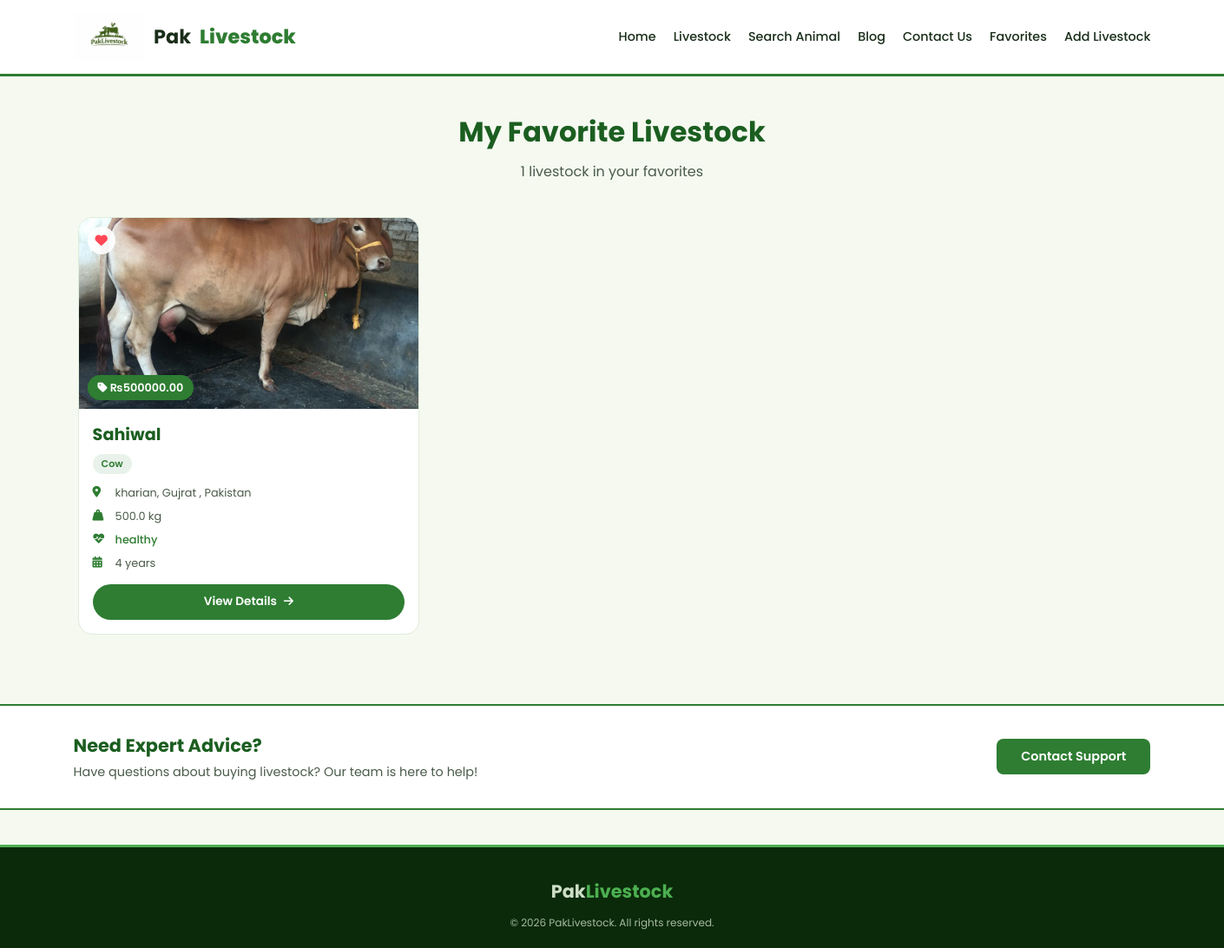
Page /myfavorites/ (signed in) on the earlier database version.
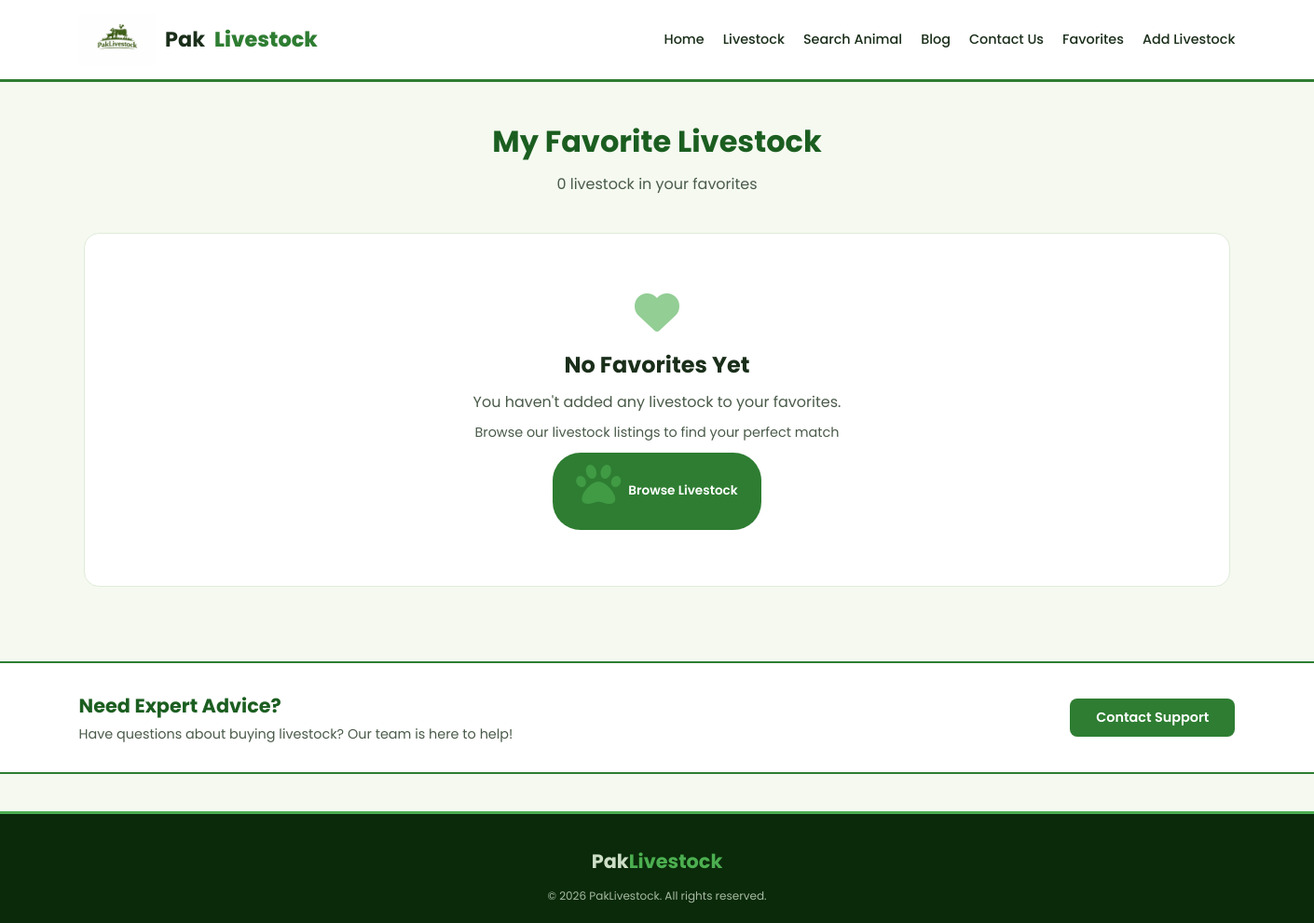
Same page on the later database version.
### home/models.py (models this page shows, shortened)
class Favorite(models.Model):
    user = models.ForeignKey(settings.AUTH_USER_MODEL, on_delete=models.CASCADE)
    livestock = models.ForeignKey(Livestock, on_delete=models.CASCADE)
    created_at = models.DateTimeField(auto_now_add=True)
    class Meta:
        unique_together = ('user', 'livestock')

class Livestock(models.Model):
    SPECIES_CHOICES = [
        ('buffalo', 'Buffalo'),
        ('cow', 'Cow'),
        ('goat', 'Goat'),
        ('sheep', 'Sheep'),
        ('ox', 'Ox'),
        ('chicken', 'Chicken'),
        ('home pets', 'Home Pets'),
        ('parrot', 'Parrot'),
        ('dog', 'Dog'),
        ('cat', 'Cat'),
        ('pigeon', 'Pigeon'),
        ('rabbit', 'Rabbit'),
        ('horse', 'Horse'),
    ]
    HEALTH_STATUS_CHOICES = [
        ('Healthy', 'Healthy'),
        ('Good', 'Good'),
        ('Critical', 'Critical'),
    ]
    AVAILABILITY_STATUS_CHOICES = [
        ('available', 'Available'),
        ('sold', 'Sold'),
    ]
    user = models.ForeignKey(settings.AUTH_USER_MODEL, on_delete=models.CASCADE, related_name='livestock')
    species = models.CharField(max_length=20, choices=SPECIES_CHOICES)
    breed = models.CharField(max_length=30)
    image = models.ImageField(upload_to='livestock_images/')
    age = models.PositiveIntegerField(
        blank=True,
        null=True,
        validators=[MinValueValidator(1, message='Value should be positive.')]
    )
    weight = models.FloatField(
        blank=True,
        null=True,
        validators=[MinValueValidator(0.01, message='Value should be positive.')]
    )
    health = models.CharField(max_length=20, choices=HEALTH_STATUS_CHOICES, blank=True, null=True)
    location = models.CharField(max_length=50)
    description = models.TextField(blank=True, null=True)
    price = models.DecimalField(
        max_digits=10,
        decimal_places=2,
        blank=True,
        null=True,
        validators=[MinValueValidator(0.01, message='Price should be positive.')]
    )
    phone = models.CharField(max_length=14, blank=True, null=True)
    owner_name = models.CharField(max_length=50, blank=True, null=True)
    availability_status = models.CharField(max_length=20, default='available')
    created_at = models.DateTimeField(auto_now_add=True)
    updated_at = models.DateTimeField(auto_now=True)
    def get_formatted_age(self):
        if self.age is None:
            return "Age not provided"
        total_months = int(self.age)
        years = total_months // 12
        months = total_months % 12
        if years > 0 and months > 0:
            return f"{years} year{'s' if years != 1 else ''} {months} month{'s' if months != 1 else ''}"
        elif years > 0:
            return f"{years} year{'s' if years != 1 else ''}"
        elif months > 0:
            return f"{months} month{'s' if months != 1 else ''}"
        else:
            return "0 months"

### home/views.py (the view)
# urls.py: path('myfavorites/', views.favorite_list, name='myfavorites'),
@login_required
def favorite_list(request):
    favorites = Favorite.objects.filter(user=request.user).select_related('livestock')
    return render(request, 'favorites.html', {'favorites': favorites})

### Templates/favorites.html (shortened to what the changed rows need)
{% load static %}
<!DOCTYPE html>
<html lang="en">
<head>
    <link rel="stylesheet" href="{% static 'favorites.css' %}?v=2">
    <link rel="stylesheet" href="https://cdnjs.cloudflare.com/ajax/libs/font-awesome/6.0.0/css/all.min.css">
</head>
<body>
    <main class="favorites-container">
        <div class="page-header">
            <h1>My Favorite Livestock</h1>
            <p class="results-count">
                {{ favorites|length }} livestock in your favorites
            </p>
        </div>
        <div class="results-grid">
            {% for fav in favorites %}
            <div class="result-card">
                <div class="card-image">
                    {% if fav.livestock.image %}
                        <img src="{{ fav.livestock.image.url }}"
                             alt="{{ fav.livestock.breed }}"
                             onerror="this.onerror=null; this.parentElement.innerHTML='<div class=\'no-image\'><i class=\'fas fa-image\'></i><span>Image Not Available</span></div>';">
                    {% else %}
                        <div class="no-image">
                            <i class="fas fa-image"></i>
                            <span>No Image</span>
                        </div>
                    {% endif %}
                    <div class="price-badge">
                        <i class="fas fa-tag"></i> ₨{{ fav.livestock.price }}
                    </div>
                    <div class="status-badge {{ fav.livestock.availability_status }}">
                    </div>
                    <button class="favorite-btn active" data-id="{{ fav.livestock.id }}">
                        <i class="fas fa-heart"></i>
                    </button>
                </div>
                <div class="card-info">
                    <h3>{{ fav.livestock.breed }}</h3>
                    <span class="species-tag">
                        {{ fav.livestock.get_species_display }}
                    </span>
                    <div class="info-details">
                        <div class="info-item">
                            <i class="fas fa-map-marker-alt"></i>
                            <span>{{ fav.livestock.location }}</span>
                        </div>
                        <div class="info-item">
                            <i class="fas fa-weight-hanging"></i>
                            <span>{{ fav.livestock.weight|default:"N/A" }} kg</span>
                        </div>
                        <div class="info-item">
                            <i class="fas fa-heartbeat"></i>
                            <span class="health-{{ fav.livestock.health|lower }}">
                                {{ fav.livestock.get_health_display|default:"N/A" }}
                            </span>
                        </div>
                        <div class="info-item">
                            <i class="fas fa-calendar-alt"></i>
                            <span>{{ fav.livestock.get_formatted_age }}</span>
                        </div>
                    </div>
                    <a href="{% url 'viewdetails' fav.livestock.id %}" class="view-btn">
                        View Details <i class="fas fa-arrow-right"></i>
                    </a>
                </div>
            </div>
            {% empty %}
            <div class="empty-state">
                <i class="fas fa-heart"></i>
                <h2>No Favorites Yet</h2>
                <p>You haven't added any livestock to your favorites.</p>
                <p class="try-suggestion">
                    Browse our livestock listings to find your perfect match
                </p>
                <a href="{% url 'livestock' %}" class="back-home">
                    <i class="fas fa-paw"></i> Browse Livestock
                </a>
            </div>
            {% endfor %}
        </div>
    </main>
</body> </html>

Differences in the rows shown:
removed Favorite: livestock.image (picture), livestock.price "500000.00", livestock.breed "Sahiwal", livestock.species "Cow", livestock.location "kharian, Gujrat , Pakistan", livestock.weight "500.0", livestock.health "healthy", livestock.get_formatted_age "4 years"
Other differences:
{{ favorites|length }}: "1" → "0"
text now shown: "No Favorites Yet You haven't added any livestock to your favorites. Browse our livestock listings to find your perfect match Browse Livestock"
